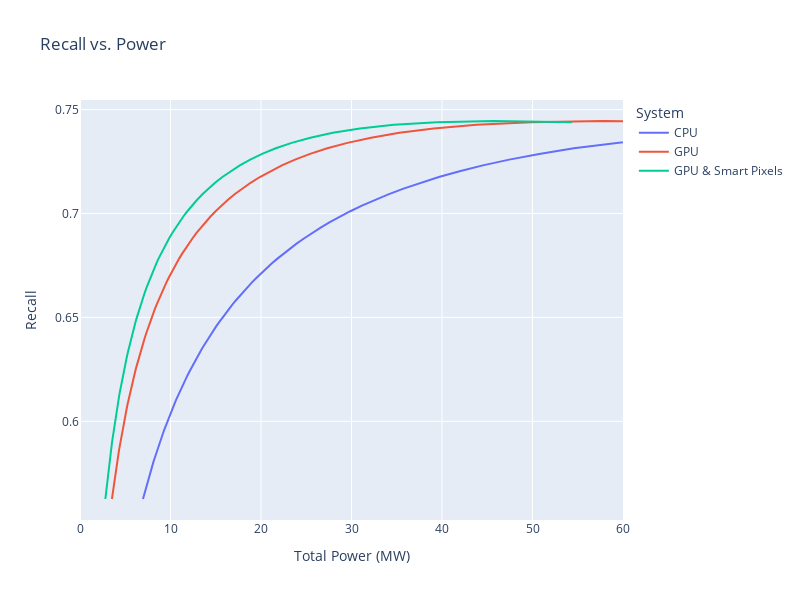

The notebook cell this image was saved under:
### Code cell
fig = go.Figure()
fig.add_scatter(x = run5_metrics["power"] / 1e6, y = run5_metrics["recall"], name="CPU")
fig.add_scatter(x = run5_gpu_metrics["power"] / 1e6, y = run5_gpu_metrics["recall"], name = "GPU")
fig.add_scatter(x = run5_smartpx_metrics["power"] / 1e6, y = run5_smartpx_metrics["recall"], name = "GPU & Smart Pixels")

fig.update_xaxes(range=(0, 60))
fig.update_layout(
    title="Recall vs. Power",
    xaxis_title="Total Power (MW)",
    yaxis_title="Recall",
    legend_title="System",
    width = 800,
    height = 600,
)
